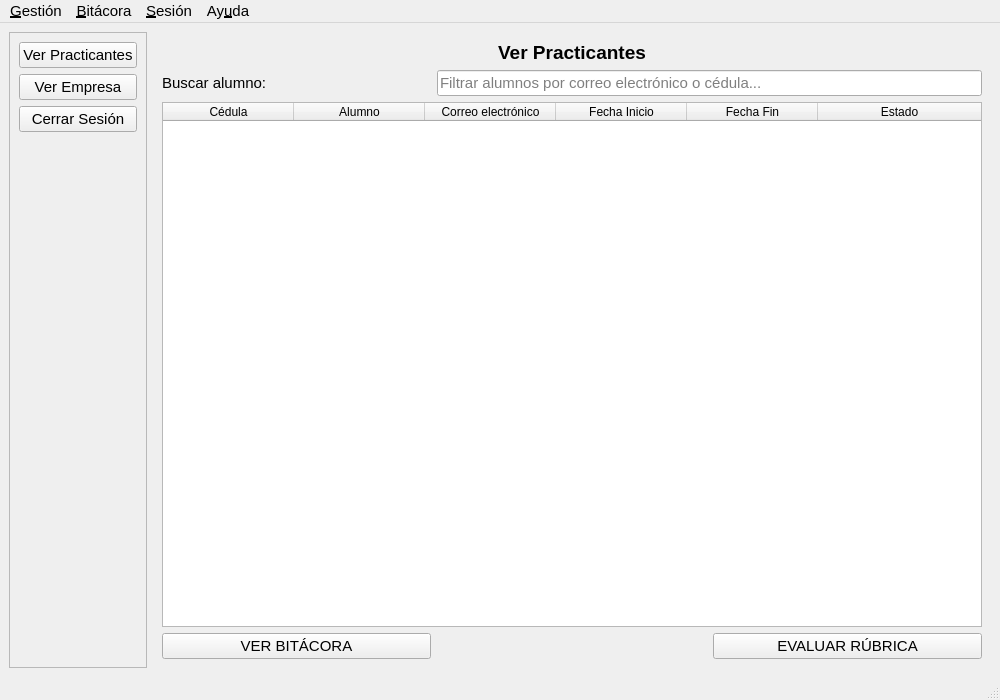
<?xml version="1.0" encoding="UTF-8"?>
<ui version="4.0">
 <class>MainWindowTutorEmpresarial</class>
 <widget class="QMainWindow" name="MainWindowTutorEmpresarial">
  <property name="geometry">
   <rect>
    <x>0</x>
    <y>0</y>
    <width>1000</width>
    <height>700</height>
   </rect>
  </property>
  <property name="font">
   <font>
    <pointsize>11</pointsize>
   </font>
  </property>
  <property name="windowTitle">
   <string>Panel del Tutor Empresarial - Sistema de Prácticas</string>
  </property>
  <widget class="QWidget" name="centralwidget">
   <layout class="QHBoxLayout" name="horizontalLayout">
    <item>
     <widget class="QFrame" name="frameSidebar">
      <property name="frameShape">
       <enum>QFrame::StyledPanel</enum>
      </property>
      <property name="frameShadow">
       <enum>QFrame::Raised</enum>
      </property>
      <layout class="QVBoxLayout" name="verticalLayout">
       <item>
        <widget class="QPushButton" name="btnNavPracticantes">
         <property name="text">
          <string>Ver Practicantes</string>
         </property>
        </widget>
       </item>
       <item>
        <widget class="QPushButton" name="btnNavEmpresa">
         <property name="text">
          <string>Ver Empresa</string>
         </property>
        </widget>
       </item>
       <item>
        <widget class="QPushButton" name="btnNavCerrarSesion">
         <property name="text">
          <string>Cerrar Sesión</string>
         </property>
        </widget>
       </item>
       <item>
        <spacer name="verticalSpacer">
         <property name="orientation">
          <enum>Qt::Vertical</enum>
         </property>
         <property name="sizeHint" stdset="0">
          <size>
           <width>20</width>
           <height>476</height>
          </size>
         </property>
        </spacer>
       </item>
      </layout>
     </widget>
    </item>
    <item>
     <widget class="QStackedWidget" name="stackedWidgetCentral">
      <property name="currentIndex">
       <number>0</number>
      </property>
      <widget class="QWidget" name="page">
       <layout class="QGridLayout" name="gridLayout">
        <item row="1" column="0">
         <widget class="QLabel" name="label_2">
          <property name="text">
           <string>Buscar alumno:</string>
          </property>
         </widget>
        </item>
        <item row="1" column="1" colspan="2">
         <widget class="QLineEdit" name="txtBusquedaAlumno">
          <property name="placeholderText">
           <string>Filtrar alumnos por correo electrónico o cédula...</string>
          </property>
         </widget>
        </item>
        <item row="3" column="0">
         <widget class="QPushButton" name="btnVerBitacora">
          <property name="text">
           <string>VER BITÁCORA</string>
          </property>
         </widget>
        </item>
        <item row="2" column="0" colspan="3">
         <widget class="QTableWidget" name="tblPracticas">
          <property name="editTriggers">
           <set>QAbstractItemView::NoEditTriggers</set>
          </property>
          <property name="selectionMode">
           <enum>QAbstractItemView::SingleSelection</enum>
          </property>
          <property name="selectionBehavior">
           <enum>QAbstractItemView::SelectRows</enum>
          </property>
          <attribute name="horizontalHeaderDefaultSectionSize">
           <number>131</number>
          </attribute>
          <attribute name="horizontalHeaderStretchLastSection">
           <bool>true</bool>
          </attribute>
          <column>
           <property name="text">
            <string>Cédula</string>
           </property>
          </column>
          <column>
           <property name="text">
            <string>Alumno</string>
           </property>
          </column>
          <column>
           <property name="text">
            <string>Correo electrónico</string>
           </property>
          </column>
          <column>
           <property name="text">
            <string>Fecha Inicio</string>
           </property>
          </column>
          <column>
           <property name="text">
            <string>Fecha Fin</string>
           </property>
          </column>
          <column>
           <property name="text">
            <string>Estado</string>
           </property>
          </column>
         </widget>
        </item>
        <item row="3" column="2">
         <widget class="QPushButton" name="btnEvaluarFormulario3">
          <property name="text">
           <string>EVALUAR RÚBRICA</string>
          </property>
         </widget>
        </item>
        <item row="0" column="0" colspan="3">
         <widget class="QLabel" name="label">
          <property name="font">
           <font>
            <family>Segoe UI</family>
            <pointsize>14</pointsize>
            <weight>75</weight>
            <bold>true</bold>
           </font>
          </property>
          <property name="text">
           <string>Ver Practicantes</string>
          </property>
          <property name="alignment">
           <set>Qt::AlignCenter</set>
          </property>
         </widget>
        </item>
       </layout>
      </widget>
      <widget class="QWidget" name="page_2">
       <layout class="QVBoxLayout" name="verticalLayout_3">
        <item>
         <widget class="QLabel" name="label_3">
          <property name="font">
           <font>
            <family>Segoe UI</family>
            <pointsize>14</pointsize>
           </font>
          </property>
          <property name="text">
           <string>VER BITÁCORA</string>
          </property>
          <property name="alignment">
           <set>Qt::AlignCenter</set>
          </property>
         </widget>
        </item>
        <item>
         <widget class="QTableWidget" name="tblBitacora">
          <property name="sizeAdjustPolicy">
           <enum>QAbstractScrollArea::AdjustIgnored</enum>
          </property>
          <property name="editTriggers">
           <set>QAbstractItemView::NoEditTriggers</set>
          </property>
          <property name="selectionMode">
           <enum>QAbstractItemView::SingleSelection</enum>
          </property>
          <property name="selectionBehavior">
           <enum>QAbstractItemView::SelectRows</enum>
          </property>
          <attribute name="horizontalHeaderDefaultSectionSize">
           <number>395</number>
          </attribute>
          <attribute name="horizontalHeaderStretchLastSection">
           <bool>true</bool>
          </attribute>
          <column>
           <property name="text">
            <string>Descripción de Actividad</string>
           </property>
          </column>
          <column>
           <property name="text">
            <string>Estado Validación</string>
           </property>
          </column>
         </widget>
        </item>
        <item>
         <widget class="QGroupBox" name="grpNuevaActividad">
          <property name="title">
           <string>Nueva Propuesta de Actividad</string>
          </property>
          <layout class="QVBoxLayout" name="verticalLayout_2">
           <item>
            <widget class="QLabel" name="label_4">
             <property name="text">
              <string>Redacte la descripción detallada de la tarea asignada:</string>
             </property>
            </widget>
           </item>
           <item>
            <widget class="QLineEdit" name="txaDescripcionActividad"/>
           </item>
           <item>
            <widget class="QPushButton" name="btnProponerActividad">
             <property name="text">
              <string>ENVIAR ACTIVIDAD</string>
             </property>
            </widget>
           </item>
          </layout>
         </widget>
        </item>
       </layout>
      </widget>
      <widget class="QWidget" name="page_3">
       <layout class="QVBoxLayout" name="verticalLayout_4">
        <item>
         <widget class="QFrame" name="frame">
          <property name="frameShape">
           <enum>QFrame::StyledPanel</enum>
          </property>
          <property name="frameShadow">
           <enum>QFrame::Raised</enum>
          </property>
          <layout class="QGridLayout" name="gridLayout_3">
           <item row="0" column="0">
            <widget class="QLabel" name="label_5">
             <property name="font">
              <font>
               <family>Segoe UI</family>
               <pointsize>14</pointsize>
              </font>
             </property>
             <property name="text">
              <string>Ver Empresa</string>
             </property>
             <property name="alignment">
              <set>Qt::AlignCenter</set>
             </property>
            </widget>
           </item>
          </layout>
         </widget>
        </item>
        <item>
         <spacer name="verticalSpacer_2">
          <property name="orientation">
           <enum>Qt::Vertical</enum>
          </property>
          <property name="sizeHint" stdset="0">
           <size>
            <width>20</width>
            <height>35</height>
           </size>
          </property>
         </spacer>
        </item>
        <item>
         <widget class="QGroupBox" name="groupBox">
          <property name="title">
           <string>Información Legal e Institucional</string>
          </property>
          <layout class="QGridLayout" name="gridLayout_2">
           <item row="9" column="1">
            <widget class="QLineEdit" name="txtEstadoConvenio">
             <property name="readOnly">
              <bool>true</bool>
             </property>
            </widget>
           </item>
           <item row="5" column="1">
            <widget class="QLineEdit" name="txtContactoPrincipalEmpresa">
             <property name="readOnly">
              <bool>true</bool>
             </property>
            </widget>
           </item>
           <item row="7" column="1">
            <widget class="QLineEdit" name="txtDireccionMatrizEmpresa">
             <property name="readOnly">
              <bool>true</bool>
             </property>
            </widget>
           </item>
           <item row="9" column="0">
            <widget class="QLabel" name="label_10">
             <property name="text">
              <string>Estado Convenio:</string>
             </property>
            </widget>
           </item>
           <item row="7" column="0">
            <widget class="QLabel" name="label_8">
             <property name="text">
              <string>Dirección Matriz:</string>
             </property>
            </widget>
           </item>
           <item row="1" column="1">
            <widget class="QLineEdit" name="txtNombreEmpresa">
             <property name="readOnly">
              <bool>true</bool>
             </property>
            </widget>
           </item>
           <item row="3" column="0">
            <widget class="QLabel" name="label_7">
             <property name="text">
              <string>Correo Electrónico:</string>
             </property>
            </widget>
           </item>
           <item row="3" column="1">
            <widget class="QLineEdit" name="txtCorreoElectronicoEmpresa">
             <property name="readOnly">
              <bool>true</bool>
             </property>
            </widget>
           </item>
           <item row="5" column="0">
            <widget class="QLabel" name="label_9">
             <property name="text">
              <string>Contacto Principal:</string>
             </property>
            </widget>
           </item>
           <item row="1" column="0">
            <widget class="QLabel" name="label_6">
             <property name="text">
              <string>Nombre:</string>
             </property>
            </widget>
           </item>
           <item row="0" column="0" colspan="2">
            <spacer name="verticalSpacer_4">
             <property name="orientation">
              <enum>Qt::Vertical</enum>
             </property>
             <property name="sizeHint" stdset="0">
              <size>
               <width>20</width>
               <height>40</height>
              </size>
             </property>
            </spacer>
           </item>
           <item row="2" column="0" colspan="2">
            <spacer name="verticalSpacer_5">
             <property name="orientation">
              <enum>Qt::Vertical</enum>
             </property>
             <property name="sizeHint" stdset="0">
              <size>
               <width>20</width>
               <height>40</height>
              </size>
             </property>
            </spacer>
           </item>
           <item row="4" column="0" colspan="2">
            <spacer name="verticalSpacer_6">
             <property name="orientation">
              <enum>Qt::Vertical</enum>
             </property>
             <property name="sizeHint" stdset="0">
              <size>
               <width>20</width>
               <height>40</height>
              </size>
             </property>
            </spacer>
           </item>
           <item row="6" column="0" colspan="2">
            <spacer name="verticalSpacer_7">
             <property name="orientation">
              <enum>Qt::Vertical</enum>
             </property>
             <property name="sizeHint" stdset="0">
              <size>
               <width>20</width>
               <height>40</height>
              </size>
             </property>
            </spacer>
           </item>
           <item row="8" column="0" colspan="2">
            <spacer name="verticalSpacer_8">
             <property name="orientation">
              <enum>Qt::Vertical</enum>
             </property>
             <property name="sizeHint" stdset="0">
              <size>
               <width>20</width>
               <height>40</height>
              </size>
             </property>
            </spacer>
           </item>
          </layout>
         </widget>
        </item>
        <item>
         <spacer name="verticalSpacer_3">
          <property name="orientation">
           <enum>Qt::Vertical</enum>
          </property>
          <property name="sizeHint" stdset="0">
           <size>
            <width>20</width>
            <height>35</height>
           </size>
          </property>
         </spacer>
        </item>
       </layout>
      </widget>
     </widget>
    </item>
   </layout>
  </widget>
  <widget class="QMenuBar" name="menubar">
   <property name="geometry">
    <rect>
     <x>0</x>
     <y>0</y>
     <width>1000</width>
     <height>26</height>
    </rect>
   </property>
   <widget class="QMenu" name="menu_Gesti_n">
    <property name="title">
     <string>&amp;Gestión</string>
    </property>
    <addaction name="actVerPracticantes"/>
    <addaction name="actVerEmpresa"/>
   </widget>
   <widget class="QMenu" name="menu_Bit_cora">
    <property name="title">
     <string>&amp;Bitácora</string>
    </property>
    <addaction name="actProponerActividad"/>
   </widget>
   <widget class="QMenu" name="menu_Sesi_n">
    <property name="title">
     <string>&amp;Sesión</string>
    </property>
    <addaction name="actCerrarSesion"/>
    <addaction name="separator"/>
    <addaction name="actSalirSistema"/>
   </widget>
   <widget class="QMenu" name="menuAy_uda">
    <property name="title">
     <string>Ay&amp;uda</string>
    </property>
    <addaction name="actAcercaPrograma"/>
    <addaction name="actAcercaDesarrollador"/>
    <addaction name="actRepositorioGithub"/>
   </widget>
   <addaction name="menu_Gesti_n"/>
   <addaction name="menu_Bit_cora"/>
   <addaction name="menu_Sesi_n"/>
   <addaction name="menuAy_uda"/>
  </widget>
  <widget class="QStatusBar" name="statusbar"/>
  <action name="actVerPracticantes">
   <property name="text">
    <string>Ver Practicantes</string>
   </property>
  </action>
  <action name="actVerEmpresa">
   <property name="text">
    <string>Ver Empresa</string>
   </property>
  </action>
  <action name="actProponerActividad">
   <property name="text">
    <string>Proponer Actividad</string>
   </property>
  </action>
  <action name="actCerrarSesion">
   <property name="text">
    <string>Cerrar Sesión</string>
   </property>
  </action>
  <action name="actSalirSistema">
   <property name="text">
    <string>Salir del Sistema</string>
   </property>
  </action>
  <action name="actAcercaPrograma">
   <property name="text">
    <string>Acerca del Programa</string>
   </property>
  </action>
  <action name="actAcercaDesarrollador">
   <property name="text">
    <string>Acerca del Desarrollador</string>
   </property>
  </action>
  <action name="actRepositorioGithub">
   <property name="text">
    <string>Repositorio GitHub</string>
   </property>
  </action>
 </widget>
 <resources/>
 <connections/>
</ui>
